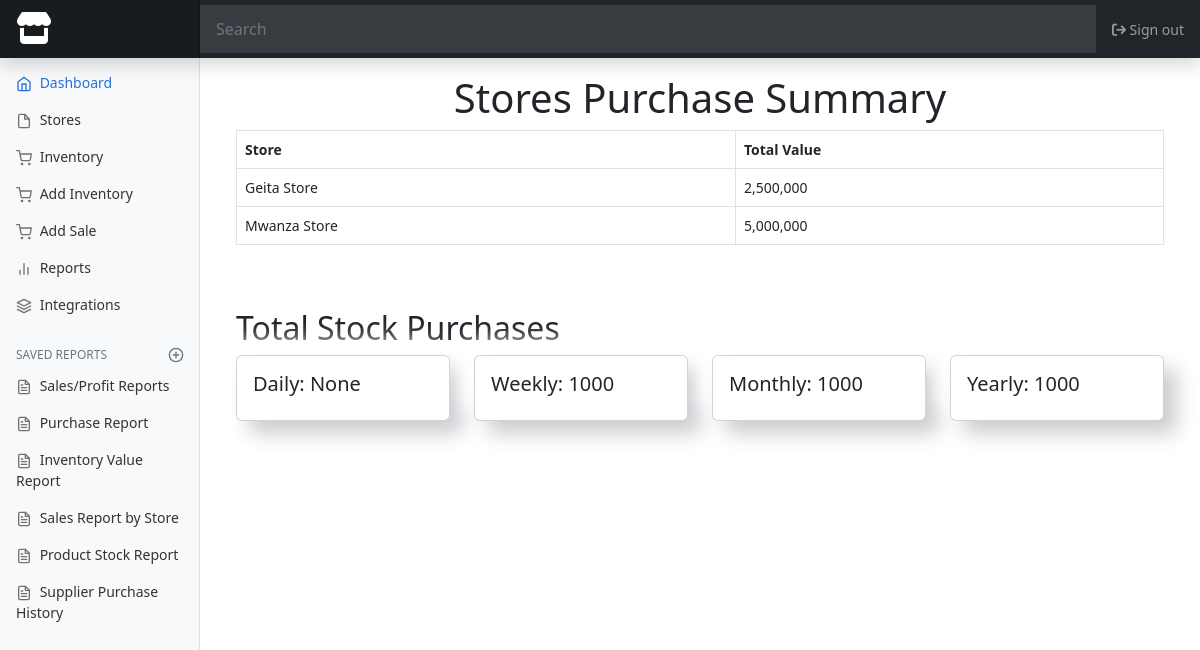
The page /summary (signed in) on the database its author committed.
### inventory/models.py (models this page shows, shortened)
class Store(models.Model):
    name = models.CharField(max_length=100)
    address = models.CharField(max_length=200)

### inventory/views.py (the view)
# urls.py: path('summary', views.store_purchases, name='summary'),
@login_required
@super_admin_required
def store_purchases(request):
    store_totals = Purchase.objects.values('store__name').annotate(total_value=Sum(F('quantity') * F('unit_price')))
    today = date.today()
    day_total = Purchase.objects.filter(purchase_date=today).aggregate(total=Sum('quantity'))
    week_start = today - timedelta(days=today.weekday())
    week_end = week_start + timedelta(days=6)
    week_total = Purchase.objects.filter(purchase_date__range=(week_start, week_end)).aggregate(total=Sum('quantity'))
    month_start = today.replace(day=1)
    month_end = (month_start + timedelta(days=32)).replace(day=1) - timedelta(days=1)
    month_total = Purchase.objects.filter(purchase_date__range=(month_start, month_end)).aggregate(total=Sum('quantity'))
    year_start = today.replace(month=1, day=1)
    year_end = today.replace(month=12, day=31)
    year_total = Purchase.objects.filter(purchase_date__range=(year_start, year_end)).aggregate(total=Sum('quantity'))
    context = {
        'store_totals': store_totals,
        'day_total': day_total,
        'week_total': week_total,
        'month_total': month_total,
        'year_total': year_total
    }
    return render(request, 'inventory/summary.html', context)

### templates/inventory/summary.html (shortened to what this page needs)
{% extends 'base.html' %}
{% load humanize %}
{% block content %}
<div class="container">
    <h1 class="text-center">Stores Purchase Summary</h1>
    <div class="row justify-content-center">
        <div class="col-lg-12">
    <table class="table table-bordered">
        <tr>
            <th>Store</th>
            <th>Total Value</th>
        </tr>
        {% for store_total in store_totals %}
            <tr>
                <td>{{ store_total.store__name }}</td>
                <td>{{ store_total.total_value|intcomma }}</td>
            </tr>
        {% endfor %}
    </table>
    <div class="row pt-5">
        <h2>Total Stock Purchases</h2>
    <div class="col-lg-3">
        <div class="card">
            <div class="card-body">
                <h5>Daily: {{ day_total.total }}</h5>
            </div>
        </div>
    </div>
    <div class="col-lg-3">
        <div class="card">
            <div class="card-body">
                <h5>Weekly: {{ week_total.total }}</h5>
            </div>
        </div>
    </div>
    <div class="col">
        <div class="card">
            <div class="card-body">
                <h5>Monthly: {{ month_total.total }}</h5>
            </div>
        </div>
    </div>
    <div class="col">
        <div class="card">
            <div class="card-body">
                <h5>Yearly: {{ year_total.total }}</h5>
            </div>
        </div>
    </div>
    </div>
        </div>
    </div>
</div>
{% endblock %}

### static/css/dashboard.css (style rules this page uses)
body { font-size: .875rem; background-color: rgb(255, 255, 255); }

### templates/inventory/summary.html (style rules this page uses)
.card { box-shadow: 13px 13px 20px #cbced1, -13px -13px 20px #fff; }

### rows shown on the page
Store: store__name "Geita Store", total_value "2,500,000"
Store: store__name "Mwanza Store", total_value "5,000,000"

### other values the page prints
{{ day_total.total }} "None"
{{ week_total.total }} "1000"
{{ month_total.total }} "1000"
{{ year_total.total }} "1000"
